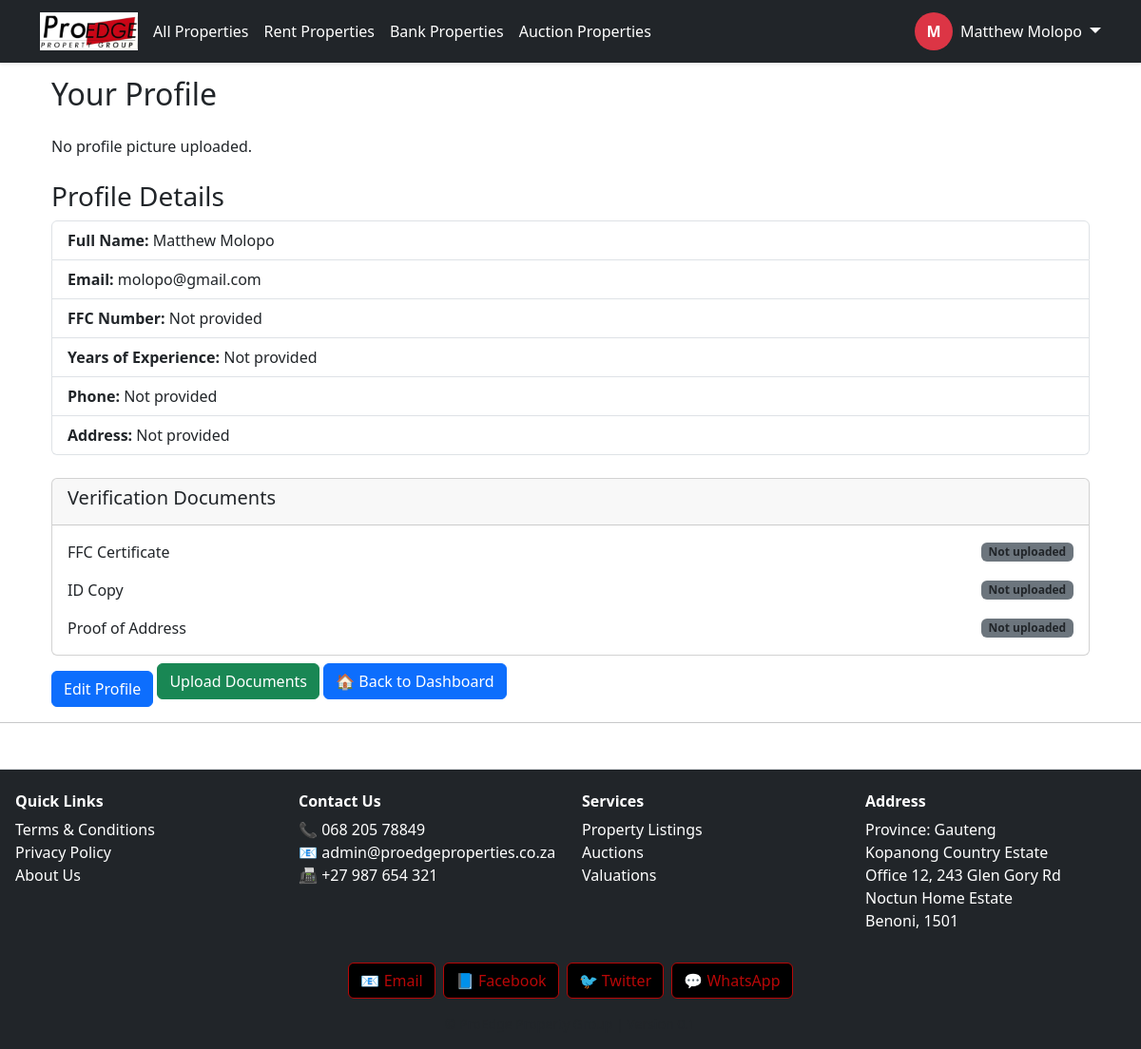
Page /profile/ (signed in) on the committed database.
### proedge/models.py (models this page shows, shortened)
class CustomUser(AbstractUser):
    ROLE_CHOICES = [
        ('buyer', 'Buyer'),
        ('seller', 'Seller'),
        ('tenant', 'Tenant'),
        ('agency', 'Agency'),
        ('landlord', 'Landlord'),
        ('agent', 'Agent'),
        ('bank', 'Bank'),
        ('auctioneer', 'Auctioneer'),
    ]
    role = models.CharField(max_length=20, choices=ROLE_CHOICES)
    email = models.EmailField(unique=True)
    is_email_verified = models.BooleanField(default=False)

class UserProfile(models.Model):
    user = models.OneToOneField(settings.AUTH_USER_MODEL, on_delete=models.CASCADE)
    full_name = models.CharField(max_length=255, blank=True)
    profile_picture = models.ImageField(upload_to=user_profile_picture_path, blank=True, null=True)
    contact_number = models.CharField(max_length=10, blank=False)
    address = models.CharField(max_length=255)
    is_profile_complete = models.BooleanField(default=False)
    agency = models.ForeignKey('listings.Agency', on_delete=models.SET_NULL, null=True, blank=True)
    ffc_number = models.CharField(max_length=64, blank=True)
    years_experience = models.PositiveIntegerField(default=0)
    ffc_certificate = models.FileField(upload_to='agent_docs/ffc_certificates/', blank=True, null=True)
    id_copy = models.FileField(upload_to='agent_docs/id_copies/', blank=True, null=True)
    proof_of_address = models.FileField(upload_to='agent_docs/proof_of_address/', blank=True, null=True)
    STATUS_CHOICES = [
        ('pending', 'Pending'),
        ('approved', 'Approved'),
        ('rejected', 'Rejected'),
    ]
    ffc_certificate_status = models.CharField(max_length=10, choices=STATUS_CHOICES, default='pending')
    id_copy_status = models.CharField(max_length=10, choices=STATUS_CHOICES, default='pending')
    proof_of_address_status = models.CharField(max_length=10, choices=STATUS_CHOICES, default='pending')

### proedge/views.py (the view)
# urls.py: path('profile/', user_profile_view, name='user_profile'),
@login_required
def user_profile_view(request):
    try:
        profile = request.user.userprofile
    except UserProfile.DoesNotExist:
        return redirect('edit_profile')  # If no profile exists yet
    return render(request, 'proedge/user_profile.html', {'profile': profile})

### proedge/templates/proedge/user_profile.html
{% extends 'base.html' %}
{% block content %}
<div class="container mt-5">
    <h2 class="mb-4">Your Profile</h2>
    {% if profile.profile_picture %}
        <img src="{{ profile.profile_picture.url }}" class="rounded-circle mb-3" style="width: 150px; height: 150px; object-fit: cover;">
    {% else %}
        <p>No profile picture uploaded.</p>
    {% endif %}
    <h3 class="mt-4">Profile Details</h3>
    <ul class="list-group">
        <li class="list-group-item"><strong>Full Name:</strong> {{ request.user.get_full_name }}</li>
        <li class="list-group-item"><strong>Email:</strong> {{ request.user.email }}</li>
        <li class="list-group-item"><strong>FFC Number:</strong> {{ profile.ffc_number|default:"Not provided" }}</li>
        <li class="list-group-item"><strong>Years of Experience:</strong> {{ profile.years_experience|default:"Not provided" }}</li>
        <li class="list-group-item"><strong>Phone:</strong> {{ profile.contact_number|default:"Not provided" }}</li>
        <li class="list-group-item"><strong>Address:</strong> {{ profile.address|default:"Not provided" }}</li>
    </ul>
<div class="card mt-4">
  <div class="card-header">
    <h5>Verification Documents</h5>
  </div>
  <div class="card-body">
    <div class="d-flex justify-content-between align-items-center mb-3">
      <span>FFC Certificate</span>
      {% if profile.ffc_certificate %}
        <span class="badge
          {% if profile.ffc_certificate_status == 'approved' %} bg-success
          {% elif profile.ffc_certificate_status == 'rejected' %} bg-danger
          {% else %} bg-warning text-dark {% endif %}">
          {{ profile.ffc_certificate_status|capfirst }}
        </span>
      {% else %}
        <span class="badge bg-secondary text-dark">Not uploaded</span>
      {% endif %}
    </div>
    <div class="d-flex justify-content-between align-items-center mb-3">
      <span>ID Copy</span>
      {% if profile.id_copy %}
        <span class="badge
          {% if profile.id_copy_status == 'approved' %} bg-success
          {% elif profile.id_copy_status == 'rejected' %} bg-danger
          {% else %} bg-warning text-dark {% endif %}">
          {{ profile.id_copy_status|capfirst }}
        </span>
      {% else %}
        <span class="badge bg-secondary text-dark">Not uploaded</span>
      {% endif %}
    </div>
    <div class="d-flex justify-content-between align-items-center">
      <span>Proof of Address</span>
      {% if profile.proof_of_address %}
        <span class="badge
          {% if profile.proof_of_address_status == 'approved' %} bg-success
          {% elif profile.proof_of_address_status == 'rejected' %} bg-danger
          {% else %} bg-warning text-dark {% endif %}">
          {{ profile.proof_of_address_status|capfirst }}
        </span>
      {% else %}
        <span class="badge bg-secondary text-dark">Not uploaded</span>
      {% endif %}
    </div>
  </div>
</div>
    <a href="{% url 'edit_profile' %}" class="btn btn-primary mt-3">Edit Profile</a>
    <a href="{% url 'upload_documents' %}" class="btn btn-success">Upload Documents</a>
    <a href="{% url 'dashboard_redirect' %}" class="btn btn-primary">🏠 Back to Dashboard</a>
</div>
{% endblock %}

### proedge/templates/base.html (shortened to what this page needs)
{% load static %}
<!DOCTYPE html>
<html lang="en">
<head>
     <link rel="stylesheet" href="https://unpkg.com/leaflet@1.9.5/dist/leaflet.css"
/>
    <link href="https://cdn.jsdelivr.net/npm/bootstrap@5.3.0/dist/css/bootstrap.min.css" rel="stylesheet">
    <link rel="stylesheet" href="https://cdnjs.cloudflare.com/ajax/libs/font-awesome/6.4.0/css/all.min.css">
    <link rel="stylesheet" href="{% static 'proedge/css/style.css' %}">
    <link rel="stylesheet" href="https://cdn.jsdelivr.net/npm/lightgallery@2.7.1/css/lightgallery.min.css">
    <link rel="stylesheet" href="https://unpkg.com/leaflet/dist/leaflet.css" />
    <link rel="stylesheet" href="https://unpkg.com/leaflet@1.9.5/dist/leaflet.css"
/>
<link rel="stylesheet" href="https://cdn.jsdelivr.net/npm/lightgallery@2.7.1/css/lightgallery-bundle.min.css" />
<link rel="stylesheet" href="https://cdn.jsdelivr.net/npm/lightgallery@2.7.1/plugins/thumbnail/lg-thumbnail.min.css">
<link rel="stylesheet" href="https://cdn.jsdelivr.net/npm/lightgallery@2.7.1/plugins/zoom/lg-zoom.min.css">
<link rel="stylesheet" href="https://cdn.jsdelivr.net/npm/lightgallery@2.7.1/plugins/fullscreen/lg-fullscreen.min.css">
<link rel="stylesheet" href="https://cdn.jsdelivr.net/npm/lightgallery@2.7.1/plugins/share/lg-share.min.css">
<link rel="stylesheet" href="https://cdn.jsdelivr.net/npm/lightgallery@2.7.1/plugins/pager/lg-pager.min.css">
</head>
<body>
<nav class="navbar navbar-expand-lg navbar-dark bg-dark fixed-top shadow-sm">
  <div class="container">
    <a class="navbar-brand fw-bold me-1" href="/">
      <img src="{% static 'images/logo.png' %}" alt="ProEdge Logo" style="height: 40px;">
    </a>
    <div class="collapse navbar-collapse" id="navbarMain">
      <ul class="navbar-nav me-auto mb-2 mb-lg-0 flex-wrap justify-content-start">
        <li class="nav-item flex-fill flex-lg-auto mb-1 mb-lg-0">
          <a class="nav-link btn btn-outline-danger text-white w-100 text-center mx-1 px-1 {% if request.path == '/' or request.path == '/properties/' %}active{% endif %}" href="{% url 'property_list' %}">All Properties</a>
        </li>
        <li class="nav-item flex-fill flex-lg-auto mb-1 mb-lg-0">
          <a class="nav-link btn btn-outline-danger text-white w-100 text-center mx-1 px-1 {% if request.path == '/rent/' %}active{% endif %}" href="{% url 'property_list' %}">Rent Properties</a>
        </li>
        <li class="nav-item flex-fill flex-lg-auto mb-1 mb-lg-0">
          <a class="nav-link btn btn-outline-danger text-white w-100 text-center mx-1 px-1 {% if request.path == '/bank/' %}active{% endif %}" href="{% url 'property_list' %}">Bank Properties</a>
        </li>
        <li class="nav-item flex-fill flex-lg-auto mb-1 mb-lg-0">
          <a class="nav-link btn btn-outline-danger text-white w-100 text-center mx-1 px-1 {% if request.path == '/auctions/' %}active{% endif %}" href="{% url 'property_list' %}">Auction Properties</a>
        </li>
      </ul>
      <div class="d-flex flex-wrap align-items-center mt-2 mt-lg-0">
        {% if user.is_authenticated %}
          <div class="dropdown d-flex align-items-center">
            <a class="d-flex align-items-center text-decoration-none text-white me-2" href="{% url 'dashboard_redirect' %}">
              <div class="rounded-circle bg-danger text-white d-flex justify-content-center align-items-center fw-bold" style="width: 40px; height: 40px;">
                {{ user.get_full_name|default:user.username|slice:":1"|upper }}
              </div>
              <span class="ms-2 d-none d-lg-inline">{{ user.get_full_name|default:user.username }}</span>
            </a>
            <a class="dropdown-toggle text-white fs-5 ms-auto" href="#" id="userDropdown" data-bs-toggle="dropdown" aria-expanded="false"></a>
          </div>
        {% else %}
          <div class="d-flex flex-wrap gap-1">
            <a class="btn btn-outline-danger text-white px-2 fw-semibold" href="{% url 'login' %}">Login</a>
            <a class="btn btn-danger px-2 fw-semibold" href="{% url 'register' %}">Register</a>
          </div>
        {% endif %}
      </div>
    </div>
  </div>
</nav>
<main class="container mt-4">
  {% block content %}{% endblock %}
</main>
<hr>
<footer class="bg-dark text-white mt-5 pt-4 pb-3 border-top">
  <div class="container-fluid px-2">
    <div class="row">
      <div class="col-6 col-md-3 mb-3 text-center text-md-start">
        <h6 class="fw-bold mb-2">Quick Links</h6>
        <ul class="list-unstyled">
          <li><a href="#" class="text-white text-decoration-none">Terms & Conditions</a></li>
          <li><a href="#" class="text-white text-decoration-none">Privacy Policy</a></li>
          <li><a href="#" class="text-white text-decoration-none">About Us</a></li>
        </ul>
      </div>
      <div class="col-6 col-md-3 mb-3 text-center text-md-start">
        <h6 class="fw-bold mb-2">Contact Us</h6>
        <ul class="list-unstyled">
          <li>📞 068 205 78849</li>
          <li>📧 <a href="mailto:admin@proedgeproperties.co.za" class="text-white text-decoration-none">admin@proedgeproperties.co.za</a></li>
          <li>📠 +27 987 654 321</li>
        </ul>
      </div>
      <div class="col-6 col-md-3 mb-3 text-center text-md-start">
        <h6 class="fw-bold mb-2">Services</h6>
        <ul class="list-unstyled">
          <li><a href="#" class="text-white text-decoration-none">Property Listings</a></li>
          <li><a href="#" class="text-white text-decoration-none">Auctions</a></li>
          <li><a href="#" class="text-white text-decoration-none">Valuations</a></li>
        </ul>
      </div>
      <div class="col-6 col-md-3 mb-3 text-center text-md-start">
        <h6 class="fw-bold mb-2">Address</h6>
        <ul class="list-unstyled">
          <li>Province: Gauteng</li>
          <li>Kopanong Country Estate</li>
          <li>Office 12, 243 Glen Gory Rd</li>
          <li>Noctun Home Estate</li>
          <li>Benoni, 1501</li>
        </ul>
      </div>
    </div>
    <div class="d-flex justify-content-center flex-wrap gap-2 mb-3">
      <a href="mailto:info@youthportal.com" class="social-btn">📧 Email</a>
      <a href="https://facebook.com" target="_blank" class="social-btn">📘 Facebook</a>
      <a href="https://twitter.com" target="_blank" class="social-btn">🐦 Twitter</a>
      <a href="https://wa.me/1234567890" target="_blank" class="social-btn">💬 WhatsApp</a>
    </div>
    <div class="text-center text-muted small">&copy; {{ now|date:"Y" }} ProEdge Property Group | Version 0.1</div>
  </div>
</footer>
</body>
</html>

### proedge/templates/base.html (style rules this page uses)
footer { padding-left: 0.5rem; padding-right: 0.5rem; }
body, html { overflow-x: hidden; }
.navbar-brand img { max-height: 40px; }
.social-btn { padding: 6px 12px; border-radius: 6px; border: 1px solid #b80707; color: #b80707; background-color: #000; text-decoration: none; transition: all 0.3s ease; }
.social-btn { display: inline-block; padding: 6px 12px; border-radius: 6px; background-color: #000; color: #b80707; font-weight: 500; text-decoration: none; transition: all 0.3s ease; border: 1px solid #b80707; }

### rows in the picture
CustomUser: get_full_name "M", get_full_name "Matthew Molopo", user.get_full_name "Matthew Molopo", user.email "molopo@gmail.com"
UserProfile: ffc_number "Not provided", years_experience "Not provided", contact_number "Not provided", address "Not provided"
